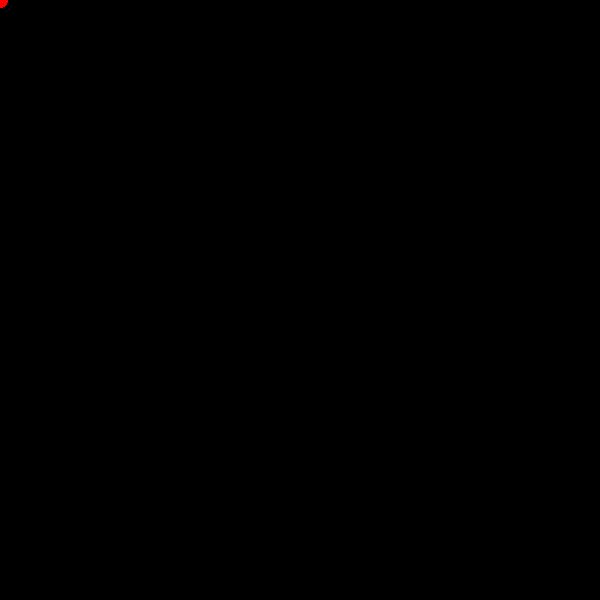
Frame 1 (no input)
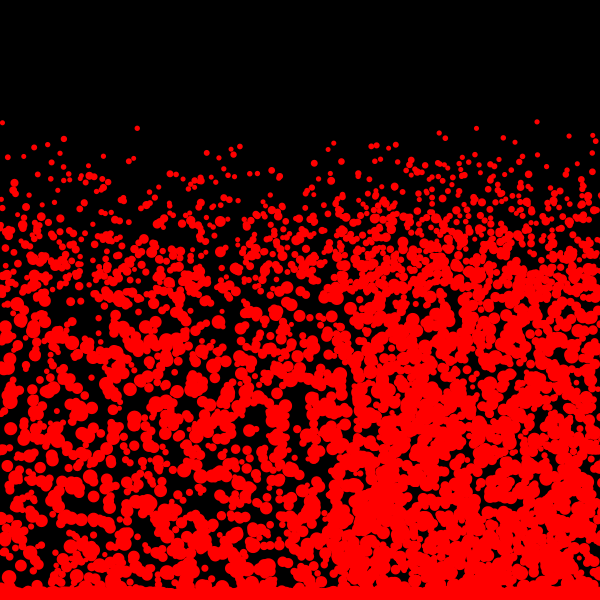
Frame 60 (the mouse pressed at the canvas centre just before this capture)
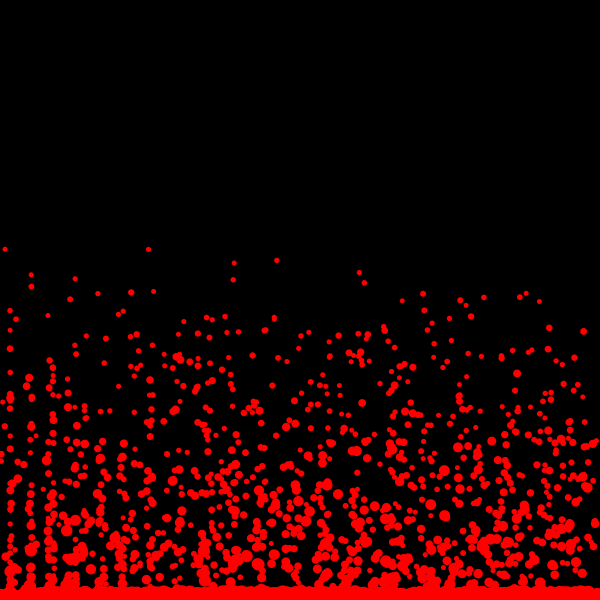
Frame 120 (the mouse held since frame 60 and released just before this capture)

The Processing sketch that drew these frames (run headless with seeded random() and noise(); from frame 60 on, the mouse is pressed at the canvas centre):

// Processing sketch: LotsOfBalls
// ── LotsOfBalls.pde
//declare variables
int count = 9999; //number of balls 
float []x = new float [count];
float []y= new float [count];
float []velX = new float [count];
float []velY = new float [count];
float []diam = new float [count];


void setup() {
  //set size of canvas
  size(600, 600);
  background(0);
  //initialize variables
  for (int i=0; i < count; i++) {
    x[i] = 0;
    y[i] = 0;
    diam[i] = random(5, 15);
    velX[i] = random(-15, 15);
    velY [i]= random(-5, 5); 
    velX [i]= random(-15, 15);
    velY [i]= random(-5, 5);
    noStroke();
    colorMode(HSB, 360, 100, 100, 100);
   
  }
}

void draw() {
  //draw background to cover previous frame
  background(0);

  //draw ball
  for (int i=0; i < count; i++) {
    fill(360, 100, 100, 100); //ball color 
    ellipse(x[i], y[i], diam[i], diam[i]); //balls with random sizes for fun :) 


    //add velocity to position
    x[i] += velX[i]; //x velcoity 
    y[i] += velY[i]; //y velcoity 

    //bounce ball if it hits walls
    if (x[i] + diam[i]/2 >= width) {
      velX[i] = -abs(velX[i]);    //if the ball hits the right wall, assign x velocity the negative version of itself
    } else if (x[i] - diam[i]/2 <= 0) {
      velX[i] = abs(velX[i]);     //if the ball hits the left wall, assign x velocity the positive version of itself
    }
    if (y[i] + diam[i]/2 >= height) {
      velY[i] = 0;
    } else if (y[i] - diam[i]/2 <= 0) {
      velY[i] = abs(velY[i]*4);
    }
  }
}
